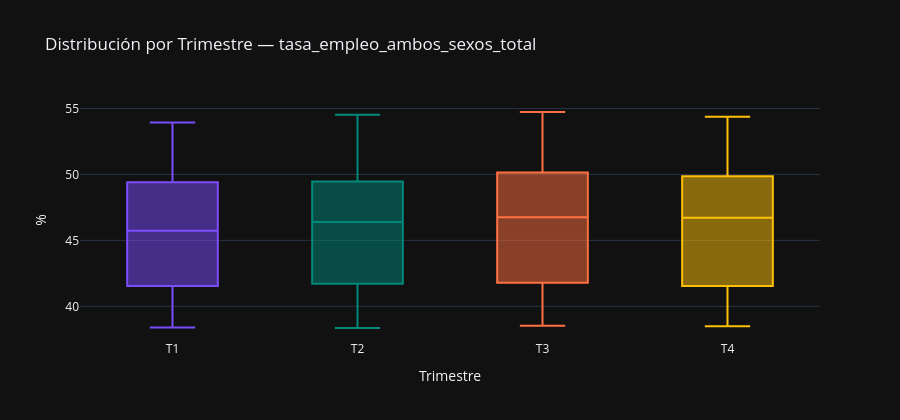

The code cell stored with this chart in its notebook:
### Markdown cell above
### Análisis:

La serie no contiene valores atípicos, ni por el criterio IQR (1,5×) ni por z-score superior a 3, porque sus extremos son los extremos temporales del ciclo y no observaciones que se desvíen del patrón. Los cinco mínimos se agrupan entre 38,355% y 38,525%: cuatro pertenecen al fondo de la reconversión industrial (1985-Q2 a 1986-Q1) y uno al suelo de la crisis del SME (1994-Q1, 38,440%). Los cinco máximos, entre 53,994% y 54,735%, se concentran en 2006 y 2007, con el récord en 2007-Q3, en el techo de la expansión inmobiliaria. La distancia entre ambos grupos, aproximadamente 16,4 puntos porcentuales, mide la amplitud del recorrido cíclico sin generar atípicos porque las transiciones fueron graduales. El desplome de 2020 no figura entre los extremos del nivel: fue transitorio y quedó amortiguado por los ERTE, que preservaron la condición de ocupado de los trabajadores afectados.

### Code cell
if DATASET_CONFIG['frecuencia_original'] == 'trimestral':
    y_periodo = y.index.quarter.map({1:'T1', 2:'T2', 3:'T3', 4:'T4'})
    titulo_grupo = 'Trimestre'
    orden_periodos = ['T1', 'T2', 'T3', 'T4']
elif DATASET_CONFIG['frecuencia_original'] == 'mensual':
    meses = ['Ene','Feb','Mar','Abr','May','Jun','Jul','Ago','Sep','Oct','Nov','Dic']
    y_periodo = y.index.month.map({i+1: m for i, m in enumerate(meses)})
    titulo_grupo = 'Mes'
    orden_periodos = meses
else:
    meses = ['Ene','Feb','Mar','Abr','May','Jun','Jul','Ago','Sep','Oct','Nov','Dic']
    y_periodo = y.index.month.map({i+1: m for i, m in enumerate(meses)})
    titulo_grupo = 'Mes'
    orden_periodos = meses

colores_bp = ['#7C4DFF', '#00897B', '#FF7043', '#FFC107',
               '#1565C0', '#AD1457', '#2E7D32', '#E65100',
               '#6A1B9A', '#00695C', '#F57F17', '#37474F']

df_box = pd.DataFrame({
    'periodo': y_periodo.values,
    'valor': y.values,
    'fecha': y.index.strftime('%Y-%m-%d'),
})
df_box['periodo'] = pd.Categorical(df_box['periodo'],
                                    categories=[p for p in orden_periodos if p in df_box['periodo'].values],
                                    ordered=True)

fig = px.box(
    df_box, x='periodo', y='valor', color='periodo',
    hover_data=['fecha'],
    title=f'Distribución por {titulo_grupo} — {VAR_PRINCIPAL}',
    labels={'valor': UNIDADES, 'periodo': titulo_grupo, 'fecha': 'Fecha'},
    color_discrete_sequence=colores_bp,
    category_orders={'periodo': orden_periodos},
)
fig.update_layout(showlegend=False, height=420)
fig.show()

### Figure 1 — Plotly figure (JSON) as saved in the notebook; plotly's stock layout.template omitted (floating-point values rounded to 4 significant figures)
{"data": [{"alignmentgroup": "True", "customdata": [["1977-01-01"], ["1978-01-01"], ["1979-01-01"], ["1980-01-01"], ["1981-01-01"], ["1982-01-01"], ["1983-01-01"], ["1984-01-01"], ["1985-01-01"], ["1986-01-01"], ["1987-01-01"], ["1988-01-01"], ["1989-01-01"], ["1990-01-01"], ["1991-01-01"], ["1992-01-01"], ["1993-01-01"], ["1994-01-01"], ["1995-01-01"], ["1996-01-01"], ["1997-01-01"], ["1998-01-01"], ["1999-01-01"], ["2000-01-01"], ["2001-01-01"], ["2002-01-01"], ["2003-01-01"], ["2004-01-01"], ["2005-01-01"], ["2006-01-01"], ["2007-01-01"], ["2008-01-01"], ["2009-01-01"], ["2010-01-01"], ["2011-01-01"], ["2012-01-01"], ["2013-01-01"], ["2014-01-01"], ["2015-01-01"], ["2016-01-01"], ["2017-01-01"], ["2018-01-01"], ["2019-01-01"], ["2020-01-01"], ["2021-01-01"], ["2022-01-01"], ["2023-01-01"], ["2024-01-01"], ["2025-01-01"]], "hovertemplate": "Trimestre=%{x}<br>%=%{y}<br>Fecha=%{customdata[0]}<extra></extra>", "legendgroup": "T1", "marker": {"color": "#7C4DFF"}, "name": "T1", "notched": false, "offsetgroup": "T1", "orientation": "v", "showlegend": true, "type": "box", "x": ["T1", "T1", "T1", "T1", "T1", "T1", "T1", "T1", "T1", "T1", "T1", "T1", "T1", "T1", "T1", "T1", "T1", "T1", "T1", "T1", "T1", "T1", "T1", "T1", "T1", "T1", "T1", "T1", "T1", "T1", "T1", "T1", "T1", "T1", "T1", "T1", "T1", "T1", "T1", "T1", "T1", "T1", "T1", "T1", "T1", "T1", "T1", "T1", "T1"], "x0": " ", "xaxis": "x", "y": [49.29, 48.14, 46.82, 45.18, 43.17, 41.94, 41.01, 39.79, 38.63, 38.4, 39.05, 40.66, 41.32, 42.28, 42.6, 41.8, 39.55, 38.44, 38.94, 39.38, 40.41, 41.61, 43.32, 45.24, 46.82, 47.82, 48.65, 49.77, 51.54, 53.03, 53.94, 53.94, 49.97, 48.17, 47.48, 45.72, 43.97, 44.05, 45.32, 46.84, 47.76, 48.67, 49.78, 49.8, 48.27, 50.34, 50.62, 51.42, 51.92], "y0": " ", "yaxis": "y"}, {"alignmentgroup": "True", "customdata": [["1977-04-01"], ["1978-04-01"], ["1979-04-01"], ["1980-04-01"], ["1981-04-01"], ["1982-04-01"], ["1983-04-01"], ["1984-04-01"], ["1985-04-01"], ["1986-04-01"], ["1987-04-01"], ["1988-04-01"], ["1989-04-01"], ["1990-04-01"], ["1991-04-01"], ["1992-04-01"], ["1993-04-01"], ["1994-04-01"], ["1995-04-01"], ["1996-04-01"], ["1997-04-01"], ["1998-04-01"], ["1999-04-01"], ["2000-04-01"], ["2001-04-01"], ["2002-04-01"], ["2003-04-01"], ["2004-04-01"], ["2005-04-01"], ["2006-04-01"], ["2007-04-01"], ["2008-04-01"], ["2009-04-01"], ["2010-04-01"], ["2011-04-01"], ["2012-04-01"], ["2013-04-01"], ["2014-04-01"], ["2015-04-01"], ["2016-04-01"], ["2017-04-01"], ["2018-04-01"], ["2019-04-01"], ["2020-04-01"], ["2021-04-01"], ["2022-04-01"], ["2023-04-01"], ["2024-04-01"], ["2025-04-01"]], "hovertemplate": "Trimestre=%{x}<br>%=%{y}<br>Fecha=%{customdata[0]}<extra></extra>", "legendgroup": "T2", "marker": {"color": "#00897B"}, "name": "T2", "notched": false, "offsetgroup": "T2", "orientation": "v", "showlegend": true, "type": "box", "x": ["T2", "T2", "T2", "T2", "T2", "T2", "T2", "T2", "T2", "T2", "T2", "T2", "T2", "T2", "T2", "T2", "T2", "T2", "T2", "T2", "T2", "T2", "T2", "T2", "T2", "T2", "T2", "T2", "T2", "T2", "T2", "T2", "T2", "T2", "T2", "T2", "T2", "T2", "T2", "T2", "T2", "T2", "T2", "T2", "T2", "T2", "T2", "T2", "T2"], "x0": " ", "xaxis": "x", "y": [48.97, 47.68, 46.38, 44.56, 42.78, 41.84, 41.08, 39.5, 38.35, 38.64, 39.95, 40.72, 41.73, 42.45, 42.63, 41.65, 39.45, 38.66, 39.28, 39.75, 40.79, 42.07, 44.12, 46.04, 47.27, 48.4, 49.37, 50.28, 52.47, 53.68, 54.53, 53.85, 49.58, 48.4, 47.96, 45.74, 44.36, 45.04, 46.41, 47.53, 48.7, 49.81, 50.51, 47.03, 49.43, 51.16, 51.99, 52.26, 52.96], "y0": " ", "yaxis": "y"}, {"alignmentgroup": "True", "customdata": [["1976-07-01"], ["1977-07-01"], ["1978-07-01"], ["1979-07-01"], ["1980-07-01"], ["1981-07-01"], ["1982-07-01"], ["1983-07-01"], ["1984-07-01"], ["1985-07-01"], ["1986-07-01"], ["1987-07-01"], ["1988-07-01"], ["1989-07-01"], ["1990-07-01"], ["1991-07-01"], ["1992-07-01"], ["1993-07-01"], ["1994-07-01"], ["1995-07-01"], ["1996-07-01"], ["1997-07-01"], ["1998-07-01"], ["1999-07-01"], ["2000-07-01"], ["2001-07-01"], ["2002-07-01"], ["2003-07-01"], ["2004-07-01"], ["2005-07-01"], ["2006-07-01"], ["2007-07-01"], ["2008-07-01"], ["2009-07-01"], ["2010-07-01"], ["2011-07-01"], ["2012-07-01"], ["2013-07-01"], ["2014-07-01"], ["2015-07-01"], ["2016-07-01"], ["2017-07-01"], ["2018-07-01"], ["2019-07-01"], ["2020-07-01"], ["2021-07-01"], ["2022-07-01"], ["2023-07-01"], ["2024-07-01"], ["2025-07-01"]], "hovertemplate": "Trimestre=%{x}<br>%=%{y}<br>Fecha=%{customdata[0]}<extra></extra>", "legendgroup": "T3", "marker": {"color": "#FF7043"}, "name": "T3", "notched": false, "offsetgroup": "T3", "orientation": "v", "showlegend": true, "type": "box", "x": ["T3", "T3", "T3", "T3", "T3", "T3", "T3", "T3", "T3", "T3", "T3", "T3", "T3", "T3", "T3", "T3", "T3", "T3", "T3", "T3", "T3", "T3", "T3", "T3", "T3", "T3", "T3", "T3", "T3", "T3", "T3", "T3", "T3", "T3", "T3", "T3", "T3", "T3", "T3", "T3", "T3", "T3", "T3", "T3", "T3", "T3", "T3", "T3", "T3", "T3"], "x0": " ", "xaxis": "x", "y": [50.15, 48.85, 47.52, 46.35, 44.34, 42.69, 41.79, 41.23, 39.46, 38.53, 38.96, 40.57, 41.29, 42.33, 42.8, 42.7, 41.48, 39.36, 38.86, 39.53, 40.31, 41.22, 42.68, 44.68, 46.6, 47.75, 48.61, 49.8, 50.82, 52.99, 53.99, 54.73, 53.47, 49.39, 48.54, 47.58, 45.54, 44.64, 45.44, 46.9, 48.07, 49.27, 50.18, 50.54, 48.43, 50.33, 51.28, 52.24, 52.42, 53.1], "y0": " ", "yaxis": "y"}, {"alignmentgroup": "True", "customdata": [["1976-10-01"], ["1977-10-01"], ["1978-10-01"], ["1979-10-01"], ["1980-10-01"], ["1981-10-01"], ["1982-10-01"], ["1983-10-01"], ["1984-10-01"], ["1985-10-01"], ["1986-10-01"], ["1987-10-01"], ["1988-10-01"], ["1989-10-01"], ["1990-10-01"], ["1991-10-01"], ["1992-10-01"], ["1993-10-01"], ["1994-10-01"], ["1995-10-01"], ["1996-10-01"], ["1997-10-01"], ["1998-10-01"], ["1999-10-01"], ["2000-10-01"], ["2001-10-01"], ["2002-10-01"], ["2003-10-01"], ["2004-10-01"], ["2005-10-01"], ["2006-10-01"], ["2007-10-01"], ["2008-10-01"], ["2009-10-01"], ["2010-10-01"], ["2011-10-01"], ["2012-10-01"], ["2013-10-01"], ["2014-10-01"], ["2015-10-01"], ["2016-10-01"], ["2017-10-01"], ["2018-10-01"], ["2019-10-01"], ["2020-10-01"], ["2021-10-01"], ["2022-10-01"], ["2023-10-01"], ["2024-10-01"], ["2025-10-01"]], "hovertemplate": "Trimestre=%{x}<br>%=%{y}<br>Fecha=%{customdata[0]}<extra></extra>", "legendgroup": "T4", "marker": {"color": "#FFC107"}, "name": "T4", "notched": false, "offsetgroup": "T4", "orientation": "v", "showlegend": true, "type": "box", "x": ["T4", "T4", "T4", "T4", "T4", "T4", "T4", "T4", "T4", "T4", "T4", "T4", "T4", "T4", "T4", "T4", "T4", "T4", "T4", "T4", "T4", "T4", "T4", "T4", "T4", "T4", "T4", "T4", "T4", "T4", "T4", "T4", "T4", "T4", "T4", "T4", "T4", "T4", "T4", "T4", "T4", "T4", "T4", "T4", "T4", "T4", "T4", "T4", "T4", "T4"], "x0": " ", "xaxis": "x", "y": [49.65, 48.73, 47.12, 45.9, 43.82, 42.31, 41.53, 40.81, 38.96, 38.49, 39.1, 40.78, 41.33, 42.16, 42.77, 42.25, 40.57, 38.9, 38.77, 39.4, 40.35, 41.4, 42.81, 44.9, 46.74, 47.74, 48.57, 49.86, 51.1, 53.02, 54.01, 54.38, 52.03, 48.8, 48.13, 46.69, 44.71, 44.46, 45.61, 47.01, 47.97, 49.07, 50.14, 50.64, 48.81, 50.67, 50.82, 51.89, 52.28, 53.09], "y0": " ", "yaxis": "y"}], "layout": {"boxmode": "overlay", "height": 420, "legend": {"title": {"text": "Trimestre"}, "tracegroupgap": 0}, "showlegend": false, "title": {"text": "Distribución por Trimestre — tasa_empleo_ambos_sexos_total"}, "xaxis": {"anchor": "y", "categoryarray": ["T1", "T2", "T3", "T4"], "categoryorder": "array", "domain": [0.0, 1.0], "title": {"text": "Trimestre"}}, "yaxis": {"anchor": "x", "domain": [0.0, 1.0], "title": {"text": "%"}}}}
